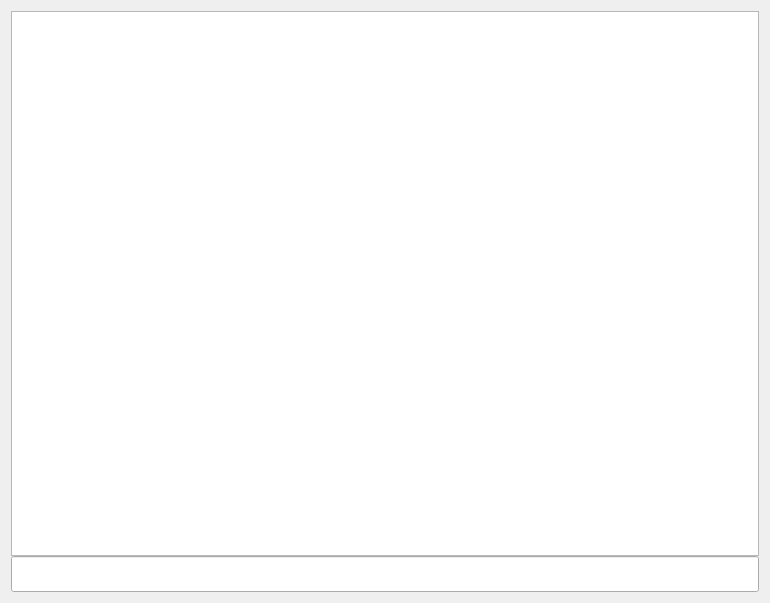
<?xml version="1.0" encoding="UTF-8"?>
<ui version="4.0">
 <class>chatpanel</class>
 <widget class="QWidget" name="chatpanel">
  <property name="geometry">
   <rect>
    <x>0</x>
    <y>0</y>
    <width>770</width>
    <height>603</height>
   </rect>
  </property>
  <property name="windowTitle">
   <string>chatpanel</string>
  </property>
  <layout class="QVBoxLayout" name="verticalLayout" stretch="0,0">
   <property name="spacing">
    <number>0</number>
   </property>
   <item>
    <widget class="QPlainTextEdit" name="plainTextEdit"/>
   </item>
   <item>
    <widget class="QLineEdit" name="lineEdit">
     <property name="font">
      <font>
       <pointsize>18</pointsize>
      </font>
     </property>
    </widget>
   </item>
  </layout>
 </widget>
 <layoutdefault spacing="6" margin="11"/>
 <resources/>
 <connections/>
</ui>
